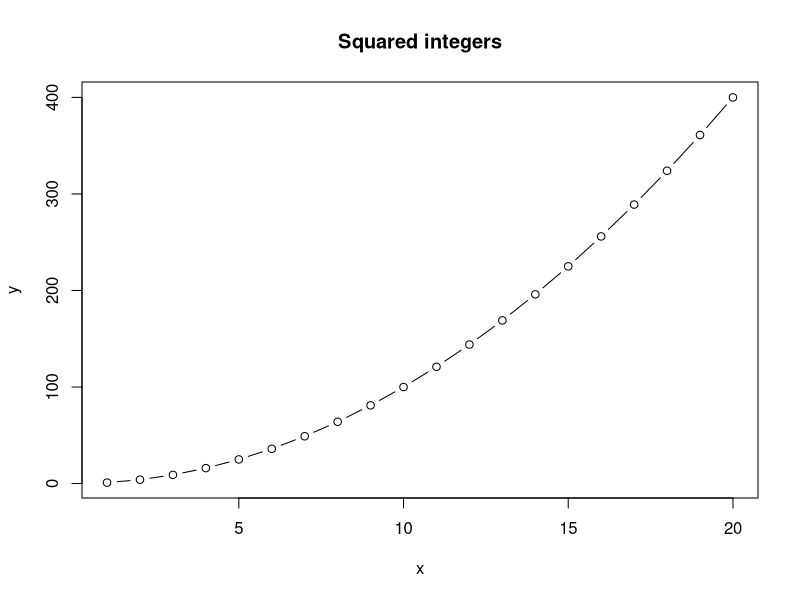

Write R code to recreate this figure.
## This is a R script 
## Run this code to make a plot of x and x^2 for the integers from 1 to 10

x <- 1:20
y <- x^2


plot(x,y, type = "b", main = "Squared integers")

